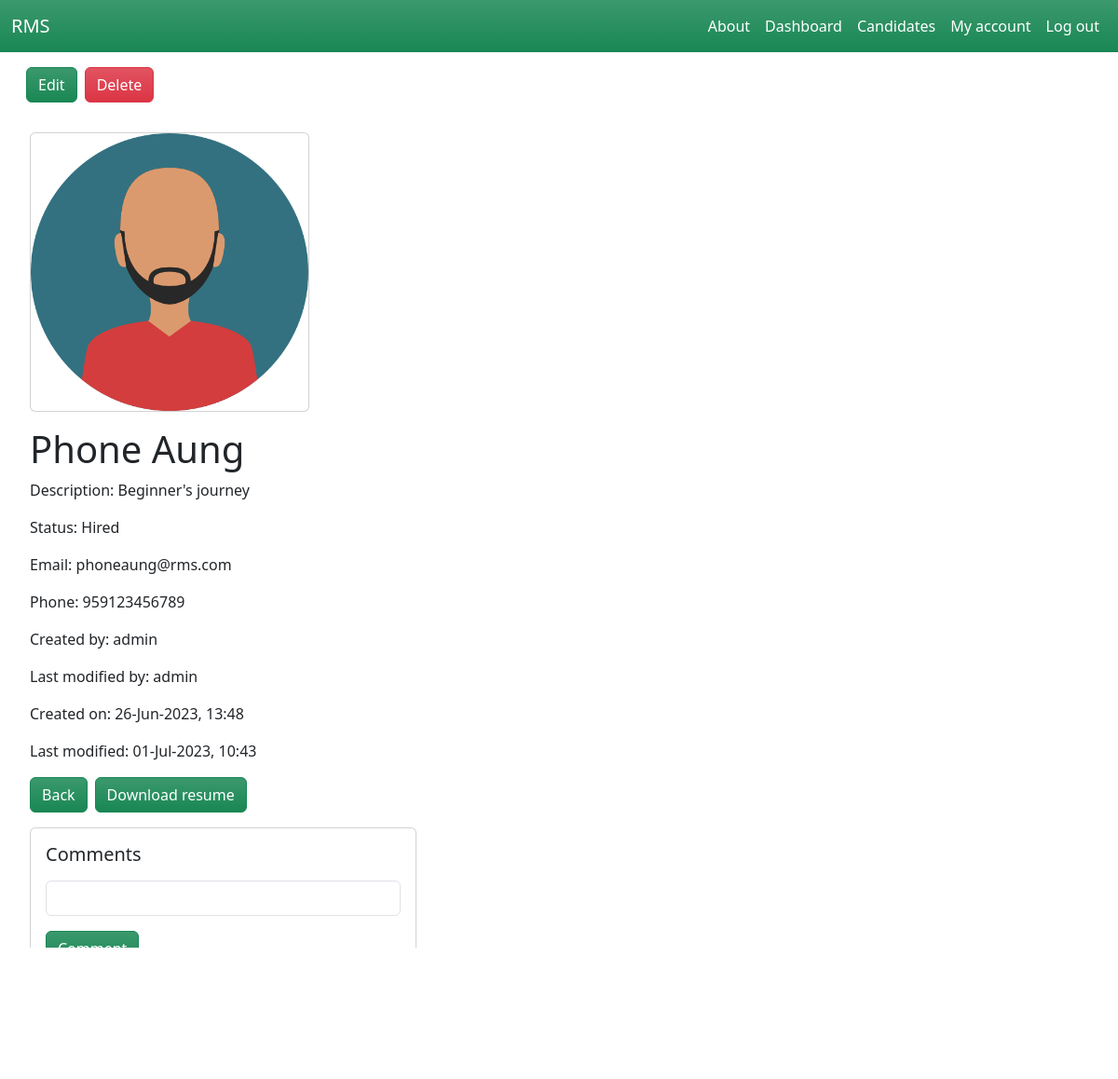
/dashboard/candidates/6/ (signed in), run on an earlier commit of the app's database.
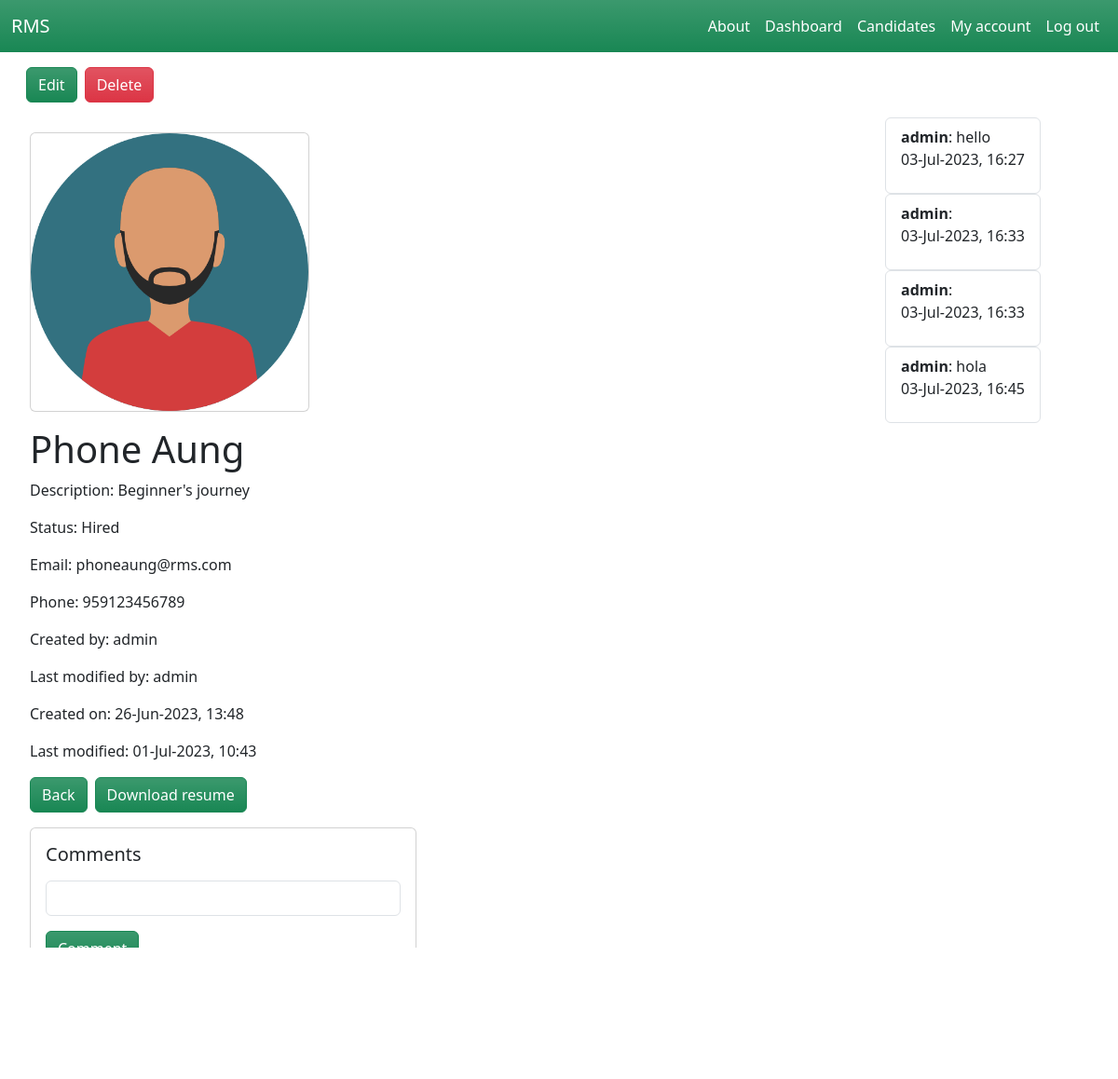
And on a later commit of the database.
### candidate/models.py (models this page shows, shortened)
class Comment(models.Model):
    candidate = models.ForeignKey(Candidate, related_name='comments', blank=True, null=True, on_delete=models.CASCADE)
    members = models.ForeignKey(User, related_name='comments', blank=True, null=True, on_delete=models.CASCADE)
    comment = models.TextField()
    created_at = models.DateTimeField(auto_now_add=True)

### candidate/views.py (the view)
# urls.py: path('<int:pk>/', views.candidate_details, name='candidate_details'),
@login_required
def candidate_details(request, pk):
    candidate = get_object_or_404(Candidate, is_active=True, pk=pk)
    comments = Comment.objects.filter(candidate=candidate)
    return render(request, 'candidate/candidate_details.html', {
        'candidate': candidate,
        'comments': comments,
    })

### candidate/templates/candidate/candidate_details.html (shortened to what this page needs)
{% extends 'core/base.html' %}
{% block content %}
    <div class="row mx-3">
        <div class="d-grid my-3 gap-2 d-md-flex">
            <button class="btn btn-success bg-gradient"><a class="nav-link text-white" href="{% url 'edit_candidate' candidate.id %}">Edit</a></button>
            <button class="btn btn-danger bg-gradient"><a class="nav-link text-white" href="{% url 'delete_candidate' candidate.id %}">Delete</a></button>
        </div>
    </div>
    <div class="row">
        <div class="col-md-9 mx-3">
            <div class="card mx-3 my-3" style="width: 300px;">
                <img src="{{ candidate.image.url }}" class="card-img-top" alt="{{ candidate.name }}">
            </div>
            <div class="mx-3 my-3">
                <h1>{{ candidate.name }}</h1>
                {% if candidate.description %}
                    <p>Description: {{ candidate.description }}</p>
                {% endif %}
                <p>Status: {{ candidate.get_status_display }}</p>
                <p>Email: {{ candidate.email }}</p>
                <p>Phone: {{ candidate.phone }}</p>
                <p>Created by: {{ candidate.created_by }}</p>
                <p>Last modified by: {{ candidate.last_modified_by }}</p>
                <p>Created on: {{ candidate.created_at|date:"d-M-Y, H:i" }}</p>
                <p>Last modified: {{ candidate.modified_at|date:"d-M-Y, H:i" }}</p>
            </div>
            <div class="d-grid mx-3 my-3 gap-2 d-md-flex">
                <button type="submit" class="btn btn-success bg-gradient"><a class="nav-link text-white" href="{% url 'candidates_list' %}">Back</a></button>
                {% if candidate.resume %}
                    <button type="submit" class="btn btn-success bg-gradient"><a style="text-decoration:none" href="{{ candidate.resume.url }}" class="text-white" download>Download resume</a></button>
                {% else %}
                    <button type="submit" class="btn btn-success bg-gradient"><a style="text-decoration:none" href="{% url 'edit_candidate' candidate.id %}" class="text-white">Upload resume</a></button>
                {% endif %}
            </div>
            <div class="col-md-6">
                <div class="card mx-3 my-3">
                    <div class="card-body">
                        <h5 class="card-title">Comments</h5>
                        <form method="post" action="{% url 'comment_candidate' candidate.id %}">
                            <input class="my-3 form-control" type="text" name="comment">
                            <button class="btn btn-success bg-gradient"><a class="nav-link text-white">Comment</a></button>
                        </form>
                    </div>
                </div>
            </div>
        </div>
        <div class="col-auto">
            {% for comment in comments %}
                <ul class="list-group">
                    <li class="list-group-item">
                        <strong>{{ comment.members }}</strong>: {{ comment.comment }}
                        <p>{{ comment.created_at|date:"d-M-Y, H:i" }}</p>
                    </li>
                </ul>
            {% endfor %}
        </div>
    </div>
{% endblock %}

What changed in the data, as far as the page shows it:
added Comment: members "admin", comment "hello", created_at "03-Jul-2023, 16:27"
added Comment: members "admin", created_at "03-Jul-2023, 16:33"
added Comment: members "admin", created_at "03-Jul-2023, 16:33"
added Comment: members "admin", comment "hola", created_at "03-Jul-2023, 16:45"
